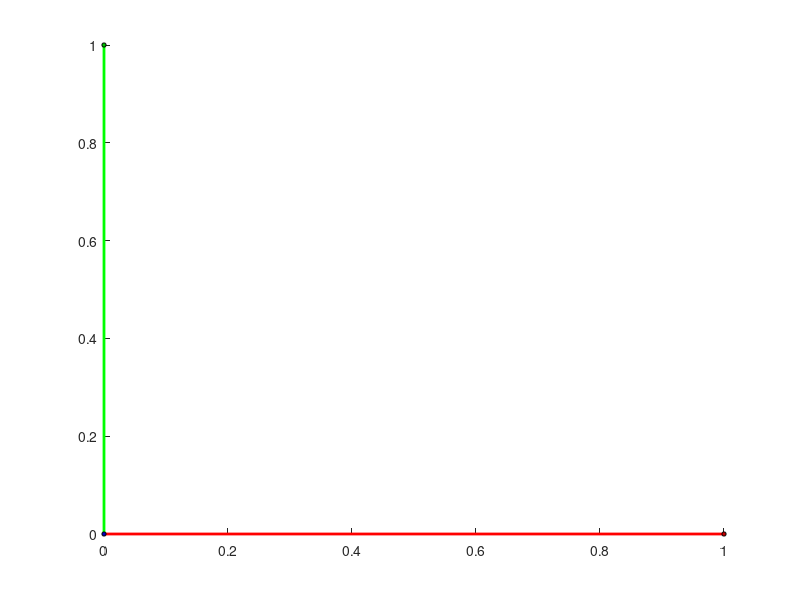

Source code (MATLAB):
function drawFrame(varargin)
% Draws a Right-Hand 3D frame 
%
% Inputs: drawFrame(R, xQ, length, linestyle);

%%
R = eye(3);
xQ = zeros(3,1);
length = 1;
linestyle = '-';

if nargin > 0
    R = varargin{1};
end
if nargin > 1
    xQ = varargin{2};
end
if nargin > 2
    length = varargin{3};
end
if nargin > 3
    linestyle = varargin{4};
end
if nargin > 3
    linestyle = varargin{4};
end
if nargin > 4
    linewidth = varargin{5};
end

e = [[length;0;0],[0;length;0],[0;0;length]];
    
    R2 = xQ + R*e;
    
%     plot3([xQ(1) R2(1,1)],[xQ(2) R2(2,1)],[xQ(3) R2(3,1)],'r','linewidth',2);
%     plot3([xQ(1) R2(1,2)],[xQ(2) R2(2,2)],[xQ(3) R2(3,2)],'g','linewidth',2);
%     plot3([xQ(1) R2(1,3)],[xQ(2) R2(2,3)],[xQ(3) R2(3,3)],'b','linewidth',2);
    
  
s.xaxis = line([xQ(1) R2(1,1)],[xQ(2) R2(2,1)],[xQ(3) R2(3,1)]); hold on ;
s.yaxis = line([xQ(1) R2(1,2)],[xQ(2) R2(2,2)],[xQ(3) R2(3,2)]);
s.zaxis = line([xQ(1) R2(1,3)],[xQ(2) R2(2,3)],[xQ(3) R2(3,3)]);

set(s.xaxis,'Color','r', 'LineWidth',2, 'LineStyle', linestyle);
set(s.yaxis,'Color','g', 'LineWidth',2, 'LineStyle', linestyle);
set(s.zaxis,'Color','b', 'LineWidth',2, 'LineStyle', linestyle);

scatter3(R2(1,1),R2(2,1),R2(3,1), 10, 'MarkerEdgeColor','k',...
    'MarkerFaceColor',[0.75 .0 .0]);
scatter3(R2(1,2),R2(2,2),R2(3,2),10, 'MarkerEdgeColor','k',...
    'MarkerFaceColor',[0 .75 .0]);
scatter3(R2(1,3),R2(2,3),R2(3,3),10, 'MarkerEdgeColor','k',...
    'MarkerFaceColor',[0. .0 .75]);

% grid on; 
% xlabel('X');
% ylabel('Y');
% zlabel('Z');
% grid minor;
    
% view([30,30]);
    
end
